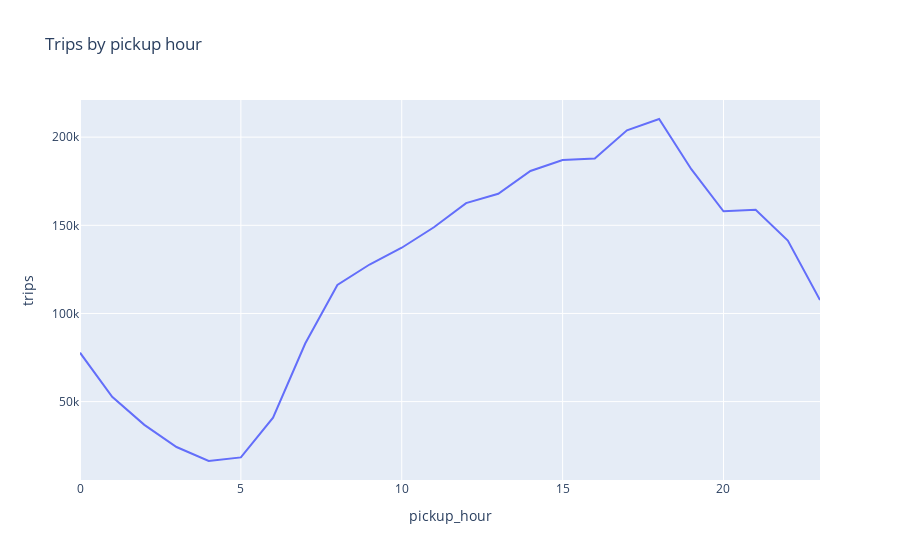
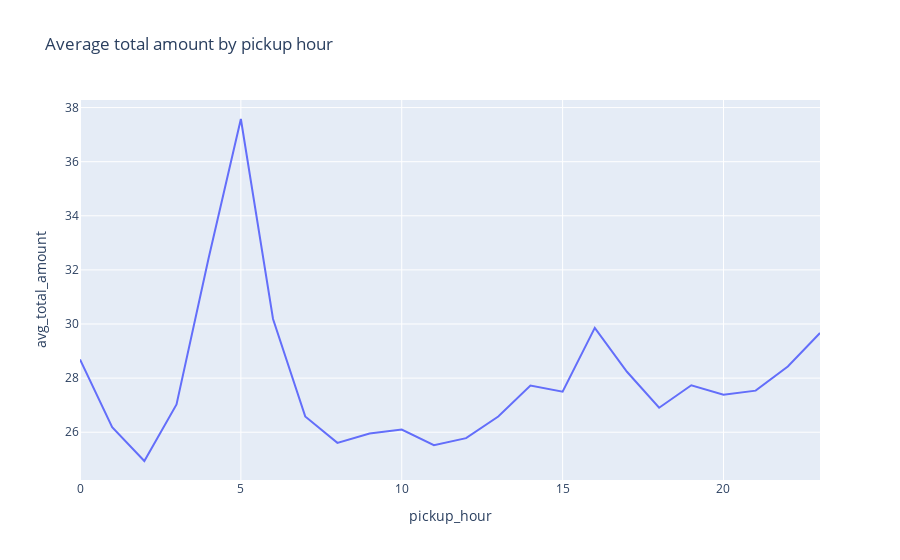

Notebook code cell kept with these figures, in order:
### Code cell
fig = px.line(df_by_hour, x="pickup_hour", y="trips", title="Trips by pickup hour")
fig.show()

fig = px.line(df_by_hour, x="pickup_hour", y="avg_total_amount", title="Average total amount by pickup hour")
fig.show()

### Figure 1 — Plotly figure (JSON) as saved in the notebook; plotly's stock layout.template omitted (floating-point values rounded to 4 significant figures)
{"data": [{"hovertemplate": "pickup_hour=%{x}<br>trips=%{y}<extra></extra>", "legendgroup": "", "line": {"color": "#636efa", "dash": "solid"}, "marker": {"symbol": "circle"}, "mode": "lines", "name": "", "orientation": "v", "showlegend": false, "type": "scatter", "x": [0, 1, 2, 3, 4, 5, 6, 7, 8, 9, 10, 11, 12, 13, 14, 15, 16, 17, 18, 19, 20, 21, 22, 23], "xaxis": "x", "y": [77747, 52766, 36818, 24260, 16322, 18377, 40903, 82971, 116194, 127750, 137278, 148882, 162576, 167881, 180814, 187067, 187877, 203886, 210290, 181810, 157973, 158864, 141332, 107616], "yaxis": "y"}], "layout": {"legend": {"tracegroupgap": 0}, "title": {"text": "Trips by pickup hour"}, "xaxis": {"anchor": "y", "domain": [0, 1], "title": {"text": "pickup_hour"}}, "yaxis": {"anchor": "x", "domain": [0, 1], "title": {"text": "trips"}}}}

### Figure 2 — Plotly figure (JSON) as saved in the notebook; plotly's stock layout.template omitted (floating-point values rounded to 4 significant figures)
{"data": [{"hovertemplate": "pickup_hour=%{x}<br>avg_total_amount=%{y}<extra></extra>", "legendgroup": "", "line": {"color": "#636efa", "dash": "solid"}, "marker": {"symbol": "circle"}, "mode": "lines", "name": "", "orientation": "v", "showlegend": false, "type": "scatter", "x": [0, 1, 2, 3, 4, 5, 6, 7, 8, 9, 10, 11, 12, 13, 14, 15, 16, 17, 18, 19, 20, 21, 22, 23], "xaxis": "x", "y": [28.69, 26.18, 24.94, 27.03, 32.45, 37.58, 30.19, 26.58, 25.61, 25.95, 26.1, 25.52, 25.78, 26.58, 27.73, 27.5, 29.86, 28.23, 26.91, 27.73, 27.39, 27.54, 28.43, 29.67], "yaxis": "y"}], "layout": {"legend": {"tracegroupgap": 0}, "title": {"text": "Average total amount by pickup hour"}, "xaxis": {"anchor": "y", "domain": [0, 1], "title": {"text": "pickup_hour"}}, "yaxis": {"anchor": "x", "domain": [0, 1], "title": {"text": "avg_total_amount"}}}}
